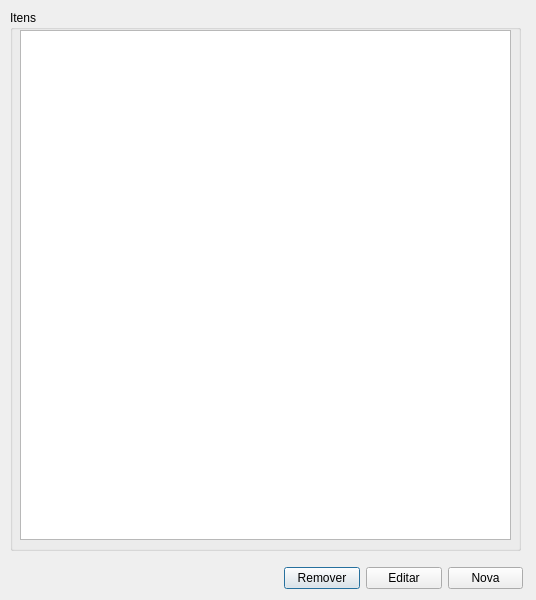
<?xml version="1.0" encoding="UTF-8"?>
<ui version="4.0">
 <class>DayReserve</class>
 <widget class="QDialog" name="DayReserve">
  <property name="geometry">
   <rect>
    <x>0</x>
    <y>0</y>
    <width>536</width>
    <height>600</height>
   </rect>
  </property>
  <property name="windowTitle">
   <string>Dialog</string>
  </property>
  <property name="windowIcon">
   <iconset resource="../../icons/resources.qrc">
    <normaloff>:/png/marca-m.png</normaloff>:/png/marca-m.png</iconset>
  </property>
  <widget class="QGroupBox" name="groupBox">
   <property name="geometry">
    <rect>
     <x>10</x>
     <y>10</y>
     <width>511</width>
     <height>541</height>
    </rect>
   </property>
   <property name="title">
    <string>Itens</string>
   </property>
   <widget class="QTableView" name="tableView">
    <property name="geometry">
     <rect>
      <x>10</x>
      <y>20</y>
      <width>491</width>
      <height>510</height>
     </rect>
    </property>
    <property name="selectionBehavior">
     <enum>QAbstractItemView::SelectRows</enum>
    </property>
   </widget>
  </widget>
  <widget class="QWidget" name="layoutWidget">
   <property name="geometry">
    <rect>
     <x>284</x>
     <y>566</y>
     <width>239</width>
     <height>25</height>
    </rect>
   </property>
   <layout class="QHBoxLayout" name="horizontalLayout">
    <item>
     <widget class="QPushButton" name="pushButtonCancelarReserva">
      <property name="text">
       <string>Remover</string>
      </property>
     </widget>
    </item>
    <item>
     <widget class="QPushButton" name="pushButtonEdit">
      <property name="text">
       <string>Editar</string>
      </property>
     </widget>
    </item>
    <item>
     <widget class="QPushButton" name="pushButtonNew">
      <property name="text">
       <string>Nova</string>
      </property>
     </widget>
    </item>
   </layout>
  </widget>
 </widget>
 <tabstops>
  <tabstop>pushButtonCancelarReserva</tabstop>
  <tabstop>pushButtonEdit</tabstop>
  <tabstop>pushButtonNew</tabstop>
  <tabstop>tableView</tabstop>
 </tabstops>
 <resources>
  <include location="../../icons/resources.qrc"/>
  <include location="../../icons/resources.qrc"/>
  <include location="../../icons/resources.qrc"/>
 </resources>
 <connections/>
</ui>
